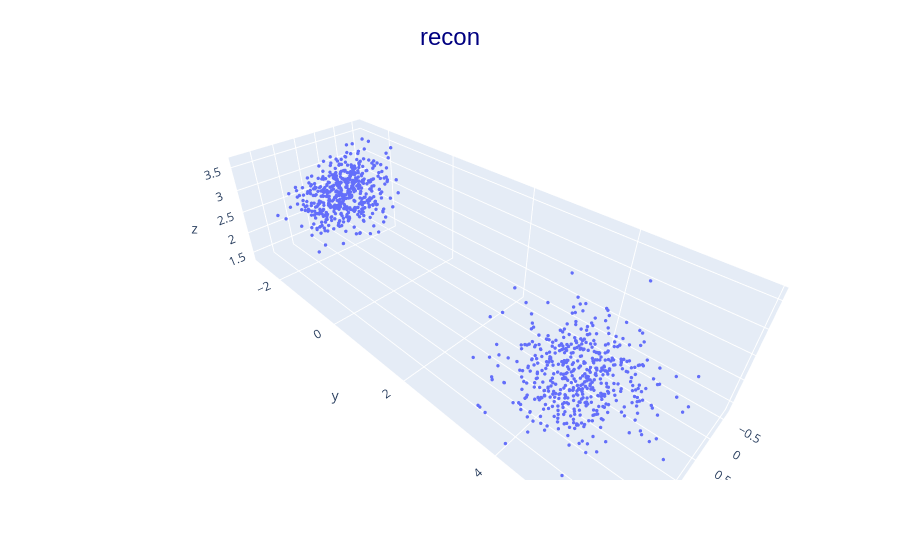
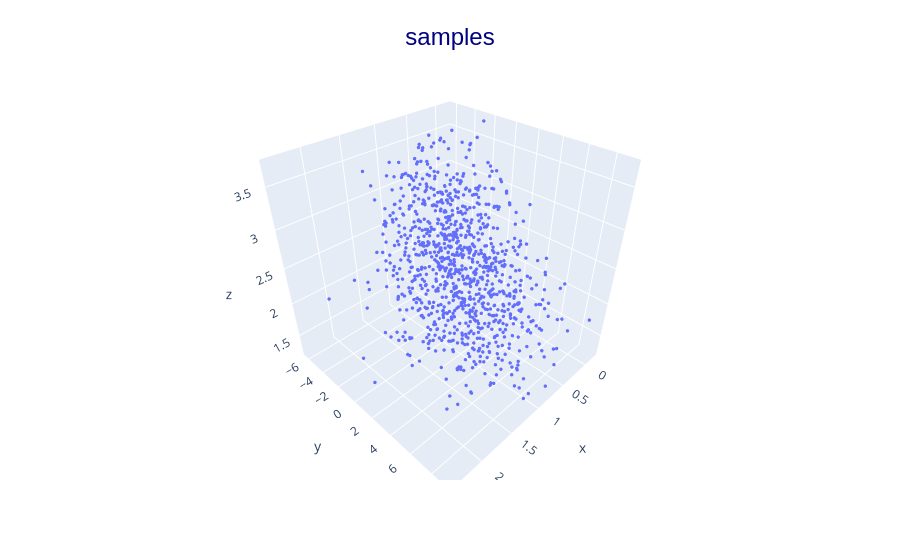

The notebook cell saved with these charts, in order:
### Code cell
plot_vae(stein_global_vae, sub_key, False)

### Figure 1 — Plotly figure (JSON) as saved in the notebook; plotly's stock layout.template omitted (floating-point values rounded to 4 significant figures; data arrays with more than 128 entries replaced by an {"elided": "..."} marker saying what was removed)
{"data": [{"hovertemplate": "x=%{x}<br>y=%{y}<br>z=%{z}<extra></extra>", "legendgroup": "", "marker": {"color": "#636efa", "size": 2, "symbol": "circle"}, "mode": "markers", "name": "", "scene": "scene", "showlegend": false, "type": "scatter3d", "x": {"elided": "1000 float values"}, "y": {"elided": "1000 float values"}, "z": {"elided": "1000 float values"}}], "layout": {"legend": {"tracegroupgap": 0}, "margin": {"t": 60}, "scene": {"domain": {"x": [0, 1], "y": [0, 1]}, "xaxis": {"title": {"text": "x"}}, "yaxis": {"title": {"text": "y"}}, "zaxis": {"title": {"text": "z"}}}, "title": {"font": {"color": "navy", "family": "Arial", "size": 24}, "text": "recon", "x": 0.5, "y": 0.95}}}

### Figure 2 — Plotly figure (JSON) as saved in the notebook; plotly's stock layout.template omitted (floating-point values rounded to 4 significant figures; data arrays with more than 128 entries replaced by an {"elided": "..."} marker saying what was removed)
{"data": [{"hovertemplate": "x=%{x}<br>y=%{y}<br>z=%{z}<extra></extra>", "legendgroup": "", "marker": {"color": "#636efa", "size": 2, "symbol": "circle"}, "mode": "markers", "name": "", "scene": "scene", "showlegend": false, "type": "scatter3d", "x": {"elided": "1000 float values"}, "y": {"elided": "1000 float values"}, "z": {"elided": "1000 float values"}}], "layout": {"legend": {"tracegroupgap": 0}, "margin": {"t": 60}, "scene": {"domain": {"x": [0, 1], "y": [0, 1]}, "xaxis": {"title": {"text": "x"}}, "yaxis": {"title": {"text": "y"}}, "zaxis": {"title": {"text": "z"}}}, "title": {"font": {"color": "navy", "family": "Arial", "size": 24}, "text": "samples", "x": 0.5, "y": 0.95}}}
